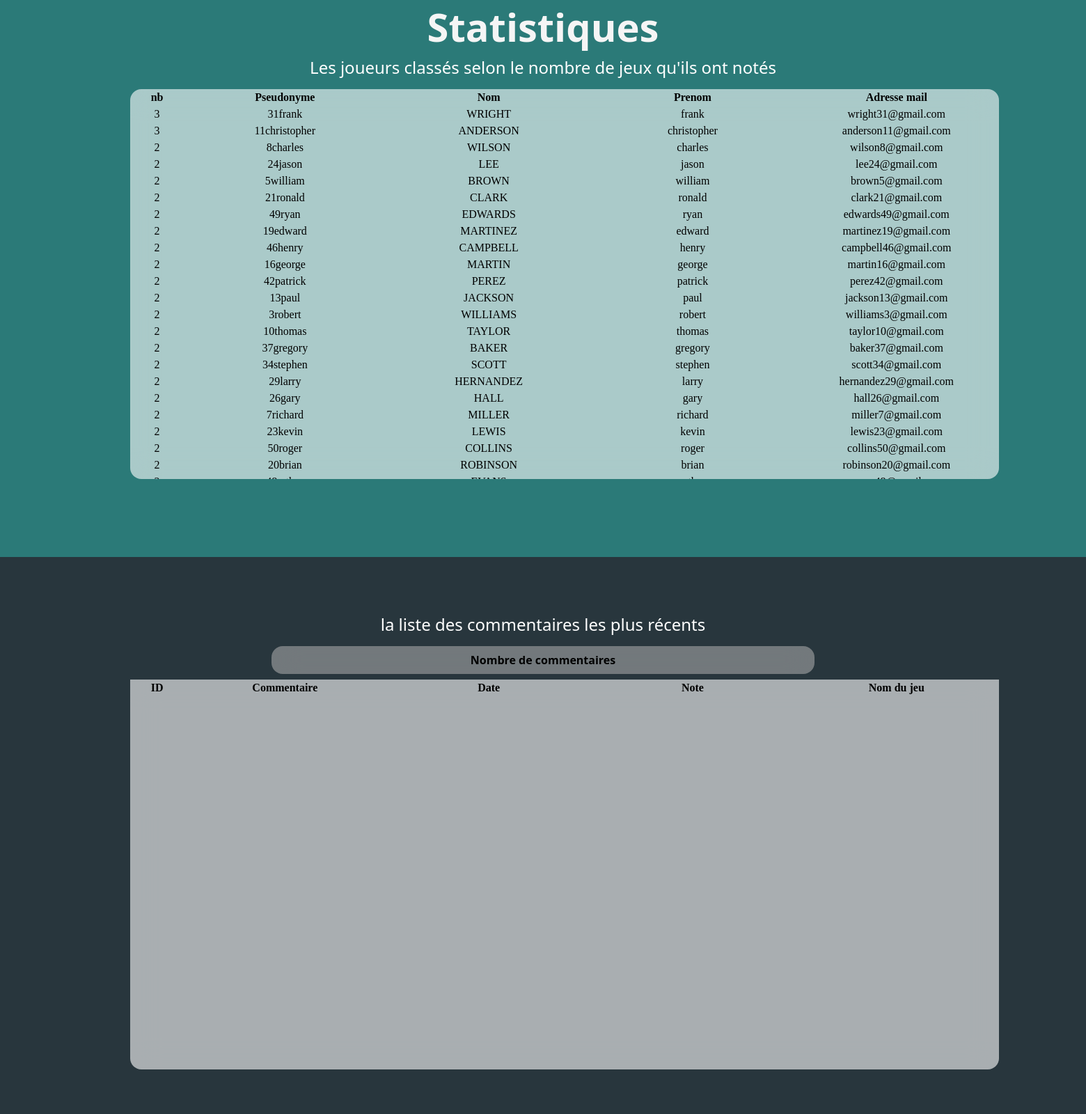
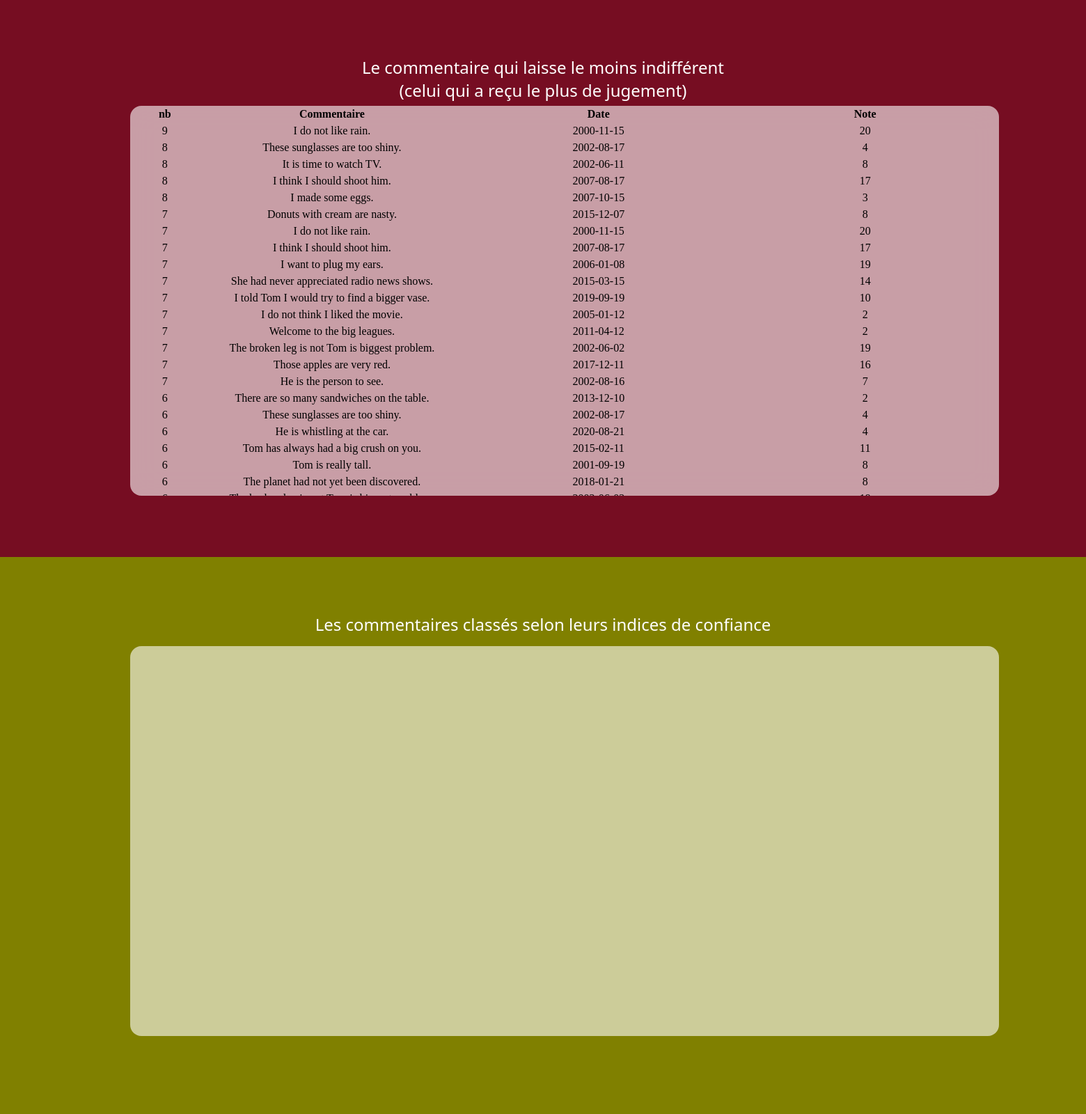
The page /statistics.php on the database its author committed (2 pictures, top to bottom).
### tables this page shows
create table JOUEURS
(
    PSEUDONYME                      CHAR(50)              not null,
    NOM_JOUEUR                      CHAR(50)                      ,
    PRENOM_JOUEUR                   CHAR(50)                      ,
    ADRESSE_MAIL                   CHAR(40)                      ,
    constraint pk_joueur primary key (PSEUDONYME)
);

create table NOTES
(
    ID_NOTE                         INT(3)               not null   ,
    COMMENTAIRE                     CHAR(50)                        ,
    DATE_NOTE                       DATE                            ,
    VALEUR                          INT(1)                          ,
    NOMBRE_JOUEURS                  INT(2)                          ,
    NOM_JEU                         CHAR(50)             not null   ,
    PSEUDONYME                      CHAR(50)             not null   ,
    constraint pk_note primary key (ID_NOTE)
);

### src/statistics.php (the view, shortened to what this page needs)
<!DOCTYPE html>
<html lang="en">
<head>
    <link rel="stylesheet" href="styles.css"/>
</head>
<body>
    <div class="pages">
        <div class="page-1">
            <div class="stats-title-page">Statistiques</div>
            <div class="stats-wrap">
                <div class="title-grid">Les joueurs classés selon le nombre de jeux qu'ils ont notés</div>
                <div class="stats-grid" style="margin-top: 6vh; border-radius: 2vh; overflow-y: scroll;" >
                <table style="width:100%">
                            <tr>
                                <th style="width:5%">nb</th>
                                <th style="width:20%">Pseudonyme</th>
                                <th style="width:20%">Nom</th>
                                <th style="width:20%">Prenom</th>
                                <th style="width:20%">Adresse mail</th>
                            </tr>
                </table>
                <?php
                    $db = new PDO(
                        'mysql:host=localhost;dbname=mysql;charset=utf8',
                        'root',
                        ''
                        );
                   $rs = $db->prepare('SELECT COUNT(A.PSEUDONYME) NB, A.*
                                        FROM (SELECT * FROM JOUEURS NATURAL JOIN NOTES) A
                                        GROUP BY A.PSEUDONYME
                                        ORDER BY NB DESC;');
                   $rs->execute();
                   $themes = $rs->fetchAll();
                   foreach ($themes as $theme) {
                   ?>
                        <table style="width:100%">
                            <tr>
                                <td style="width:5%"><?php echo $theme['NB'];?></td >
                                <td style="width:20%"><?php echo $theme['PSEUDONYME'];?></td>
                                <td style="width:20%"><?php echo $theme['NOM_JOUEUR'];?></td>
                                <td style="width:20%"><?php echo $theme['PRENOM_JOUEUR'];?></td>
                                <td style="width:20%"><?php echo $theme['ADRESSE_MAIL'];?></td>
                            </tr>
                   </table>
                   <?php
                    }
                    ?>
                </div>
            </div>
        </div>
        <div class="page-2">
            <div class="stats-wrap">
                <div class="title-grid">la liste des commentaires les plus récents</div>
                <button class="choose-button">Nombre de commentaires</button>
                <div class="stats-grid">
                    <table style="width:100%">
                        <tr>
                                <th style="width:5%">ID</th>
                                <th style="width:20%">Commentaire</th>
                                <th style="width:20%">Date</th>
                                <th style="width:20%">Note</th>
                                <th style="width:20%">Nom du jeu</th>
                        </tr>
                    </table>
                </div>
            </div>
        </div>
        <div class="page-3">
            <div class="stats-wrap">
                <div class="title-grid">Le commentaire qui laisse le moins indifférent <br> (celui qui a reçu le plus de jugement)</div>
                <div class="stats-grid" style="margin-top: 9vh; border-radius: 2vh; overflow-y: scroll;">
                <table style="width:100%">
                            <tr>
                                <th style="width:5%">nb</th>
                                <th style="width:20%">Commentaire</th>
                                <th style="width:20%">Date</th>
                                <th style="width:20%">Note</th>
                            </tr>
                </table>
                <?php
                    $db = new PDO(
                        'mysql:host=localhost;dbname=mysql;charset=utf8',
                        'root',
                        ''
                        );
                    $rs = $db->prepare('SELECT *
                                    FROM  NOTES
                                    NATURAL JOIN (select count(*) NB, ID_NOTE from JUGEMENTS GROUP BY JUGEMENTS.ID_NOTE) A
                                    ORDER BY NB DESC;');
                   $rs->execute();
                   $themes = $rs->fetchAll();
                   foreach ($themes as $theme) {
                   ?>
                        <table style="width:100%">
                            <tr>
                                <td style="width:5%"><?php echo $theme['NB'];?></td >
                                <td style="width:20%"><?php echo $theme['COMMENTAIRE'];?></td>
                                <td style="width:20%"><?php echo $theme['DATE_NOTE'];?></td>
                                <td style="width:20%"><?php echo $theme['VALEUR'];?></td>
                            </tr>
                   </table>
                   <?php
                    }
                    ?>
                </div>
            </div>
        </div>
        <div class="page-4">
            <div class="stats-wrap">
                <div class="title-grid">Les commentaires classés selon leurs indices de confiance</div>
                <div class="stats-grid" style="margin-top: 6vh; border-radius: 2vh;">
                </div>
            </div>
        </div>
    </div>
</body>
</html>

### src/styles.css (style rules this page uses)
html { height: 100%; aspect-ratio: 1; overflow-x: hidden; overflow-y: auto; background-color: rgb(0,0,0,.6); }
.pages { z-index: -1; position: absolute; top: 0; left: 0; width: 100%; display: grid; grid-template-columns: auto; column-gap: 0px; }
.page-1, .page-2, .page-3, .page-4, .page-5, .page-6,.footer { position: relative; height: 100vh; width: 100%; }
.page-1 { background-color: rgb(43, 122, 120); }
.page-2 { background-color: rgb(40, 54, 61); }
.page-3 { background-color: rgb(118, 13, 34); }
.page-4 { background-color: olive; }
.consult-wrap, .stats-wrap { position: absolute; top: 50%; left: 50%; height: 80vh; transform: translate(-50%, -50%); text-align: center; }
.consult-wrap > .title-grid, .stats-wrap > .title-grid { display: inline-block; height: 6vh; width: 60vw; color: white; text-align: center; font-family: system-ui, -apple-system, BlinkMacSystemFont, 'Segoe UI', Roboto, Oxygen, Ubuntu, Cantarell, 'Open Sans', 'Helvetica Neue', sans-serif; font-size: 3vh; font-weight: 500; }
.choose-button { display: inline-block; height: 5vh; width: 50vw; font-family: system-ui, -apple-system, BlinkMacSystemFont, 'Segoe UI', Roboto, Oxygen, Ubuntu, Cantarell, 'Open Sans', 'Helvetica Neue', sans-serif; font-size: 2vh; font-weight: 600; text-align: center; border: none; cursor: pointer; transition: .2s ease-out; background-color: rgb(189, 188, 188, .5); backdrop-filter: blur(20px); color: black; border-radius: 2vh; }
.consult-grid, .stats-grid { z-index: -1; display: inline-block; position: absolute; left: 0; margin: 1vh; margin-left: -8vw; height: 70vh; width: 80vw; border-bottom-left-radius: 2vh; border-bottom-right-radius: 2vh; background-color: rgb(255, 255, 255, .6); backdrop-filter: blur(20px); }
.consult-title-page, .stats-title-page, .about-title-page, .index-title-page { position: absolute; top: 0; left: 50%; transform: translateX(-50%); color: whitesmoke; font-family: system-ui, -apple-system, BlinkMacSystemFont, 'Segoe UI', Roboto, Oxygen, Ubuntu, Cantarell, 'Open Sans', 'Helvetica Neue', sans-serif; font-size: 7vh; font-weight: 700; }

### rows shown on the page
joueurs: NB "3", PSEUDONYME "31frank", NOM_JOUEUR "WRIGHT", PRENOM_JOUEUR "frank", ADRESSE_MAIL "wright31@gmail.com"
joueurs: NB "3", PSEUDONYME "11christopher", NOM_JOUEUR "ANDERSON", PRENOM_JOUEUR "christopher", ADRESSE_MAIL "anderson11@gmail.com"
joueurs: NB "2", PSEUDONYME "8charles", NOM_JOUEUR "WILSON", PRENOM_JOUEUR "charles", ADRESSE_MAIL "wilson8@gmail.com"
joueurs: NB "2", PSEUDONYME "24jason", NOM_JOUEUR "LEE", PRENOM_JOUEUR "jason", ADRESSE_MAIL "lee24@gmail.com"
joueurs: NB "2", PSEUDONYME "5william", NOM_JOUEUR "BROWN", PRENOM_JOUEUR "william", ADRESSE_MAIL "brown5@gmail.com"
joueurs: NB "2", PSEUDONYME "21ronald", NOM_JOUEUR "CLARK", PRENOM_JOUEUR "ronald", ADRESSE_MAIL "clark21@gmail.com"
joueurs: NB "2", PSEUDONYME "49ryan", NOM_JOUEUR "EDWARDS", PRENOM_JOUEUR "ryan", ADRESSE_MAIL "edwards49@gmail.com"
joueurs: NB "2", PSEUDONYME "19edward", NOM_JOUEUR "MARTINEZ", PRENOM_JOUEUR "edward", ADRESSE_MAIL "martinez19@gmail.com"
joueurs: NB "2", PSEUDONYME "46henry", NOM_JOUEUR "CAMPBELL", PRENOM_JOUEUR "henry", ADRESSE_MAIL "campbell46@gmail.com"
joueurs: NB "2", PSEUDONYME "16george", NOM_JOUEUR "MARTIN", PRENOM_JOUEUR "george", ADRESSE_MAIL "martin16@gmail.com"
joueurs: NB "2", PSEUDONYME "42patrick", NOM_JOUEUR "PEREZ", PRENOM_JOUEUR "patrick", ADRESSE_MAIL "perez42@gmail.com"
joueurs: NB "2", PSEUDONYME "13paul", NOM_JOUEUR "JACKSON", PRENOM_JOUEUR "paul", ADRESSE_MAIL "jackson13@gmail.com"
joueurs: NB "2", PSEUDONYME "3robert", NOM_JOUEUR "WILLIAMS", PRENOM_JOUEUR "robert", ADRESSE_MAIL "williams3@gmail.com"
joueurs: NB "2", PSEUDONYME "10thomas", NOM_JOUEUR "TAYLOR", PRENOM_JOUEUR "thomas", ADRESSE_MAIL "taylor10@gmail.com"
joueurs: NB "2", PSEUDONYME "37gregory", NOM_JOUEUR "BAKER", PRENOM_JOUEUR "gregory", ADRESSE_MAIL "baker37@gmail.com"
joueurs: NB "2", PSEUDONYME "34stephen", NOM_JOUEUR "SCOTT", PRENOM_JOUEUR "stephen", ADRESSE_MAIL "scott34@gmail.com"
joueurs: NB "2", PSEUDONYME "29larry", NOM_JOUEUR "HERNANDEZ", PRENOM_JOUEUR "larry", ADRESSE_MAIL "hernandez29@gmail.com"
joueurs: NB "2", PSEUDONYME "26gary", NOM_JOUEUR "HALL", PRENOM_JOUEUR "gary", ADRESSE_MAIL "hall26@gmail.com"
joueurs: NB "2", PSEUDONYME "7richard", NOM_JOUEUR "MILLER", PRENOM_JOUEUR "richard", ADRESSE_MAIL "miller7@gmail.com"
joueurs: NB "2", PSEUDONYME "23kevin", NOM_JOUEUR "LEWIS", PRENOM_JOUEUR "kevin", ADRESSE_MAIL "lewis23@gmail.com"
joueurs: NB "2", PSEUDONYME "50roger", NOM_JOUEUR "COLLINS", PRENOM_JOUEUR "roger", ADRESSE_MAIL "collins50@gmail.com"
joueurs: NB "2", PSEUDONYME "20brian", NOM_JOUEUR "ROBINSON", PRENOM_JOUEUR "brian", ADRESSE_MAIL "robinson20@gmail.com"
notes: NB "9", COMMENTAIRE "I do not like rain.", DATE_NOTE "2000-11-15", VALEUR "20"
notes: NB "8", COMMENTAIRE "These sunglasses are too shiny.", DATE_NOTE "2002-08-17", VALEUR "4"
notes: NB "8", COMMENTAIRE "It is time to watch TV.", DATE_NOTE "2002-06-11", VALEUR "8"
notes: NB "8", COMMENTAIRE "I think I should shoot him.", DATE_NOTE "2007-08-17", VALEUR "17"
notes: NB "8", COMMENTAIRE "I made some eggs.", DATE_NOTE "2007-10-15", VALEUR "3"
notes: NB "7", COMMENTAIRE "Donuts with cream are nasty.", DATE_NOTE "2015-12-07", VALEUR "8"
notes: NB "7", COMMENTAIRE "I do not like rain.", DATE_NOTE "2000-11-15", VALEUR "20"
notes: NB "7", COMMENTAIRE "I think I should shoot him.", DATE_NOTE "2007-08-17", VALEUR "17"
notes: NB "7", COMMENTAIRE "I want to plug my ears.", DATE_NOTE "2006-01-08", VALEUR "19"
notes: NB "7", COMMENTAIRE "She had never appreciated radio news shows.", DATE_NOTE "2015-03-15", VALEUR "14"
notes: NB "7", COMMENTAIRE "I told Tom I would try to find a bigger vase.", DATE_NOTE "2019-09-19", VALEUR "10"
notes: NB "7", COMMENTAIRE "I do not think I liked the movie.", DATE_NOTE "2005-01-12", VALEUR "2"
notes: NB "7", COMMENTAIRE "Welcome to the big leagues.", DATE_NOTE "2011-04-12", VALEUR "2"
notes: NB "7", COMMENTAIRE "The broken leg is not Tom is biggest problem.", DATE_NOTE "2002-06-02", VALEUR "19"
notes: NB "7", COMMENTAIRE "Those apples are very red.", DATE_NOTE "2017-12-11", VALEUR "16"
notes: NB "7", COMMENTAIRE "He is the person to see.", DATE_NOTE "2002-08-16", VALEUR "7"
notes: NB "6", COMMENTAIRE "There are so many sandwiches on the table.", DATE_NOTE "2013-12-10", VALEUR "2"
notes: NB "6", COMMENTAIRE "These sunglasses are too shiny.", DATE_NOTE "2002-08-17", VALEUR "4"
notes: NB "6", COMMENTAIRE "He is whistling at the car.", DATE_NOTE "2020-08-21", VALEUR "4"
notes: NB "6", COMMENTAIRE "Tom has always had a big crush on you.", DATE_NOTE "2015-02-11", VALEUR "11"
notes: NB "6", COMMENTAIRE "Tom is really tall.", DATE_NOTE "2001-09-19", VALEUR "8"
notes: NB "6", COMMENTAIRE "The planet had not yet been discovered.", DATE_NOTE "2018-01-21", VALEUR "8"
